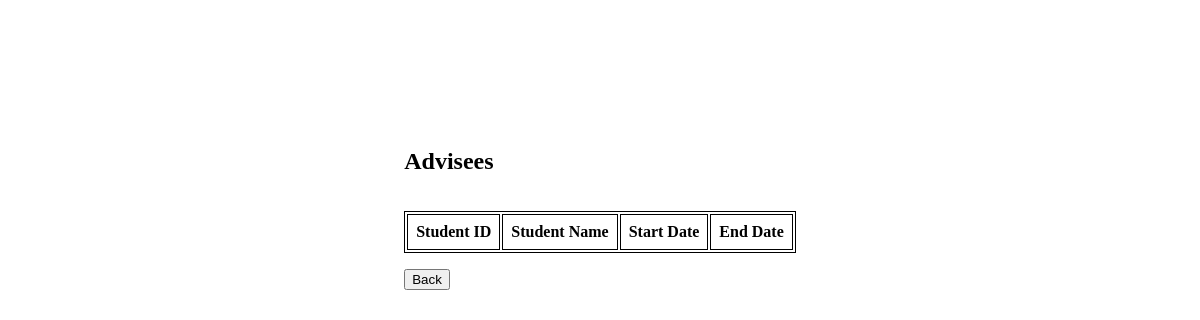
/src/advisee.php?instructor_id=1, run on an earlier commit of the app's database.
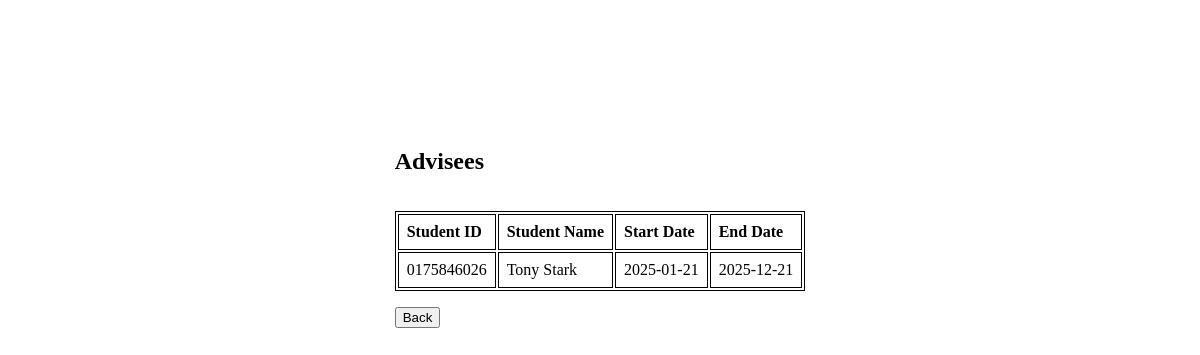
And on a later commit of the database.
### tables this page shows
create table advise (
    instructor_id varchar(8),
    student_id varchar(10),
    start_date date not null,
    end_date date,
    primary key (instructor_id, student_id),
    foreign key (instructor_id) references instructor (instructor_id) on delete cascade,
    foreign key (student_id) references PhD (student_id) on delete cascade
);

create table student (
    student_id varchar(10),
    name varchar(20) not null,
    email varchar(50) not null,
    dept_name varchar(100),
    primary key (student_id),
    foreign key (dept_name) references department (dept_name) on delete
    set null
);

### src/minimal.php (called while the page is built, shortened)
<?php
require_once __DIR__ . '/common/pdo.php';
function build_url(string $url, array $params = []): string
{
    $query_string = $params ? '?' . http_build_query($params, '', '&') : '';
    return $url . $query_string;
}

### src/common/pdo.php (called while the page is built)
<?php
function pdo_connect(): PDO
{
    $config = require __DIR__ . '/config.php';
    $database_config = $config['database'];
    $host = $database_config['host'];
    $dbname = $database_config['dbname'];
    $username = $database_config['username'];
    $password = $database_config['password'];
    return new PDO(
        "mysql:host=$host;dbname=$dbname;charset=utf8mb4",
        $username,
        $password,
        [
            PDO::ATTR_ERRMODE => PDO::ERRMODE_EXCEPTION,
            PDO::ATTR_DEFAULT_FETCH_MODE => PDO::FETCH_ASSOC,
            PDO::ATTR_EMULATE_PREPARES => false
        ]
    );
}
function pdo_instance(bool $original = false): PDO|null
{
    static $pdo;
    if ($original) {
        return $pdo;
    }
    if (!$pdo) {
        $pdo = pdo_connect();
    }
    return $pdo;
}
function bind_params(PDOStatement $stmt, array $params): PDOStatement
{
    foreach ($params as $key => $value) {
        $stmt->bindValue(':' . $key, $value);
    }
    return $stmt;
}
function execute(PDOStatement $stmt, array $params = []): bool
{
    if ($params !== []) {
        bind_params($stmt, $params);
    }
    return $stmt->execute();
}

### src/service/student.php (called while the page is built, shortened)
<?php
require_once __DIR__ . '/../minimal.php';
function get_all_advisees(string $instructor_id): array
{
    $stmt = pdo_instance()->prepare(
        "
            SELECT * FROM advise
            JOIN student ON advise.student_id = student.student_id
            WHERE instructor_id = :instructor_id
        "
    );
    execute($stmt, ['instructor_id' => $instructor_id]);
    return $stmt->fetchAll();
}

### src/advisee.php (the view, shortened to what this page needs)
<?php
require_once 'minimal.php';
$instructor_id = $_GET['instructor_id'];
$advisees = get_all_advisees($instructor_id);
$back_url = build_url(Page::INSTRUCTOR, [
    'instructor_id' => $instructor_id
]);
?>
<html lang="en">
<head>
</head>
<body style="height: 100%;">
<div style="display: flex; justify-content: center; margin-top: 16vh;">
  <div style="display: flex; flex-direction: column; gap: 1rem;">
    <h2>Advisees</h2>
    <table style="width: 100%;">
      <tr style="font-weight: bold;">
        <td>Student ID</td>
        <td>Student Name</td>
        <td>Start Date</td>
        <td>End Date</td>
      </tr>
        <?php foreach ($advisees as $advisee): ?>
          <tr>
            <td><?= $advisee['student_id'] ?></td>
            <td><?= $advisee['name'] ?></td>
            <td><?= $advisee['start_date'] ?></td>
            <td><?= $advisee['end_date'] ?></td>
          </tr>
        <?php endforeach ?>
    </table>
    <div>
      <a href="<?= $back_url ?>">
        <button>Back</button>
      </a>
    </div>
  </div>
</div>
</body>
</html>

### src/advisee.php (style rules this page uses)
table, th, td { border: 1px solid black; }
th, td { padding: 0.5rem; }

What changed in the data, as far as the page shows it:
added advise: student.student_id "0175846026", student.name "Tony Stark", start_date "2025-01-21", end_date "2025-12-21"
